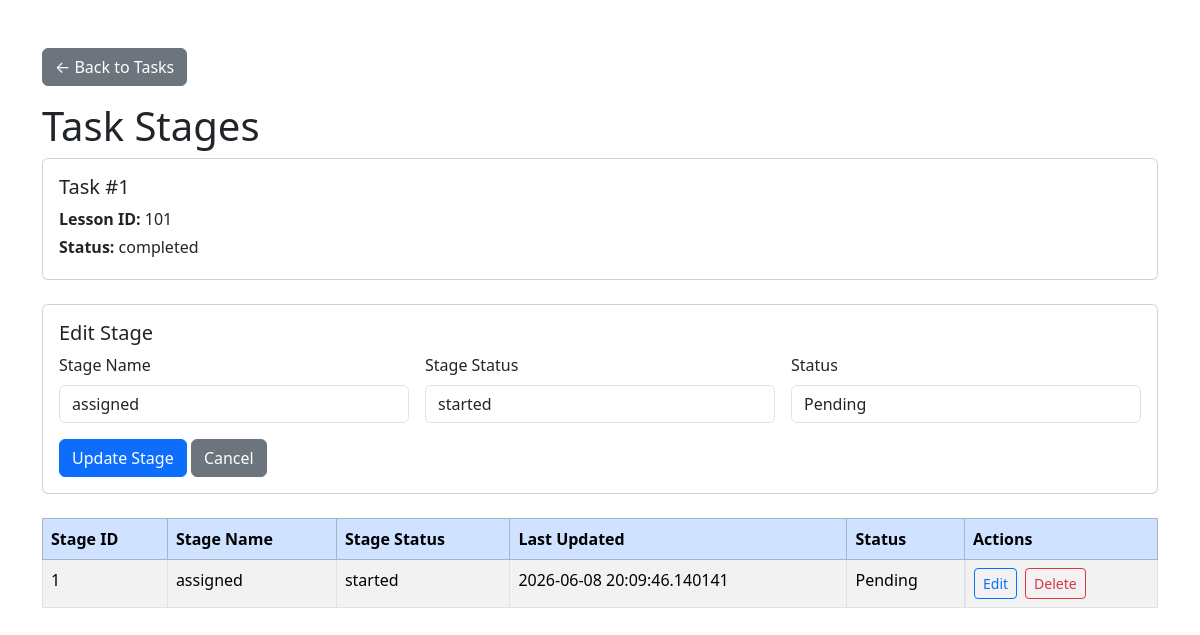
/tasks/1/stages?edit=1 (signed in), run on the app's committed database.
### app/models/task.py (models this page shows)
class TaskItem(Base):
    __tablename__ = "task_items"
    id: Mapped[int] = mapped_column(primary_key=True, index=True)
    lesson_id: Mapped[int] = mapped_column(Integer, nullable=False)
    assigned_to: Mapped[Optional[int]] = mapped_column(
        ForeignKey("users.id"),
        nullable=True,
    )
    start_date: Mapped[date] = mapped_column(Date, nullable=False)
    due_date: Mapped[date] = mapped_column(Date, nullable=False)
    status: Mapped[str] = mapped_column(String(50), nullable=False)
    assignee: Mapped[Optional["User"]] = relationship(
        back_populates="task_items",
    )
    stages: Mapped[List["TaskStage"]] = relationship(
        back_populates="task_item",
        cascade="all, delete-orphan",
    )
    reminder_logs: Mapped[List["ReminderLog"]] = relationship(
        back_populates="task_item",
        cascade="all, delete-orphan",
    )

### app/models/stage.py (models this page shows)
class TaskStage(Base):
    __tablename__ = "task_stages"
    id: Mapped[int] = mapped_column(primary_key=True, index=True)
    task_item_id: Mapped[int] = mapped_column(
        ForeignKey("task_items.id"),
        nullable=False,
    )
    stage_name: Mapped[str] = mapped_column(String(100), nullable=False)
    stage_status: Mapped[str] = mapped_column(String(50), nullable=False)
    last_updated_date: Mapped[datetime] = mapped_column(DateTime, nullable=False)
    status: Mapped[str] = mapped_column(String(50), nullable=False)
    task_item: Mapped[Optional["TaskItem"]] = relationship(
        back_populates="stages",
    )

### app/routers/tasks.py (the view)
@router.get("/{task_id}/stages")
async def view_stages(
    request: Request,
    task_id: int,
    edit: int | None = None,
    db: Session = Depends(get_db),
):
    auth_result = require_login(request)
    if isinstance(auth_result, RedirectResponse):
        return auth_result
    task = db.scalar(
        select(TaskItem).where(TaskItem.id == task_id)
    )
    if task is None:
        return RedirectResponse(url="/tasks", status_code=303)
    stages = db.scalars(
        select(TaskStage)
        .where(TaskStage.task_item_id == task_id)
        .order_by(TaskStage.id)
    ).all()
    edit_stage = None
    if edit is not None:
        edit_stage = db.scalar(
            select(TaskStage).where(TaskStage.id == edit)
        )
    return templates.TemplateResponse(
        request=request,
        name="stage_form.html",
        context={
            "task": task,
            "stages": stages,
            "edit_stage": edit_stage,
        },
    )

### app/templates/stage_form.html (shortened to what this page needs)
<!DOCTYPE html>
<html lang="en">
<head>
    <link href="https://cdn.jsdelivr.net/npm/bootstrap@5.3.3/dist/css/bootstrap.min.css" rel="stylesheet">
    <link rel="stylesheet" href="/static/css/style.css">
</head>
<body>
<div class="container mt-5">
    <a href="/tasks" class="btn btn-secondary mb-3">
        ← Back to Tasks
    </a>
    <h1>Task Stages</h1>
    <div class="card mb-4">
        <div class="card-body">
            <h5>Task #{{ task.id }}</h5>
            <p class="mb-1"><strong>Lesson ID:</strong> {{ task.lesson_id }}</p>
            <p class="mb-1"><strong>Status:</strong> {{ task.status }}</p>
        </div>
    </div>
    <div class="table-responsive">
        <div class="card mb-4">
            <div class="card-body">
                {% if edit_stage %}
                <h5>Edit Stage</h5>
                <form
                    method="post"
                    action="/tasks/{{ task.id }}/stages/{{ edit_stage.id }}/update"
                >
                {% endif %}
                    <div class="row g-3">
                        <div class="col-md-4">
                            <label class="form-label">Stage Name</label>
                            <input
                            type="text"
                            name="stage_name"
                            class="form-control"
                            value="{{ edit_stage.stage_name if edit_stage else '' }}"
                            required
                        >
                        </div>
                        <div class="col-md-4">
                            <label class="form-label">Stage Status</label>
                            <input
                            type="text"
                            name="stage_status"
                            class="form-control"
                            value="{{ edit_stage.stage_status if edit_stage else '' }}"
                            required
                        >
                        </div>
                        <div class="col-md-4">
                            <label class="form-label">Status</label>
                            <input
                            type="text"
                            name="status"
                            class="form-control"
                            value="{{ edit_stage.status if edit_stage else '' }}"
                            required
                        >
                        </div>
                        <div class="col-md-12">
                            {% if edit_stage %}
                            <button
                                type="submit"
                                class="btn btn-primary">
                                Update Stage
                            </button>
                            <a href="/tasks/{{ task.id }}/stages"
                               class="btn btn-secondary">
                                Cancel
                            </a>
                            {% else %}
                            <button
                                type="submit"
                                class="btn btn-success">
                                Add Stage
                            </button>
                            {% endif %}
                        </div>
                    </div>
                </form>
            </div>
        </div>
        <table class="table table-bordered table-striped">
            <thead class="table-primary">
                <tr>
                    <th>Stage ID</th>
                    <th>Stage Name</th>
                    <th>Stage Status</th>
                    <th>Last Updated</th>
                    <th>Status</th>
                    <th>Actions</th>
                </tr>
            </thead>
            <tbody>
                {% if stages %}
                    {% for stage in stages %}
                    <tr>
                        <td>{{ stage.id }}</td>
                        <td>{{ stage.stage_name }}</td>
                        <td>{{ stage.stage_status }}</td>
                        <td>{{ stage.last_updated_date }}</td>
                        <td>{{ stage.status }}</td>
                        <td class="d-flex gap-2">
                            <a href="/tasks/{{ task.id }}/stages?edit={{ stage.id }}"
                               class="btn btn-sm btn-outline-primary">
                                Edit
                            </a>
                            <form
                                method="post"
                                action="/tasks/{{ task.id }}/stages/{{ stage.id }}/delete"
                                onsubmit="return confirm('Delete this stage?');"
                            >
                                <button
                                    type="submit"
                                    class="btn btn-sm btn-outline-danger">
                                    Delete
                                </button>
                            </form>
                        </td>
                    </tr>
                    {% endfor %}
                {% else %}
                    <tr>
                        <td colspan="5" class="text-center text-muted">
                            No stages found.
                        </td>
                    </tr>
                {% endif %}
            </tbody>
        </table>
    </div>
</div>
</body>
</html>

### app/static/css/style.css (style rules this page uses)
body { min-height: 100vh; }

### data on the page
TaskItem: id "1", lesson_id "101", status "completed"
TaskStage: stage_name "assigned", stage_status "started", status "Pending", id "1", last_updated_date "2026-06-08 20:09:46.140141"
